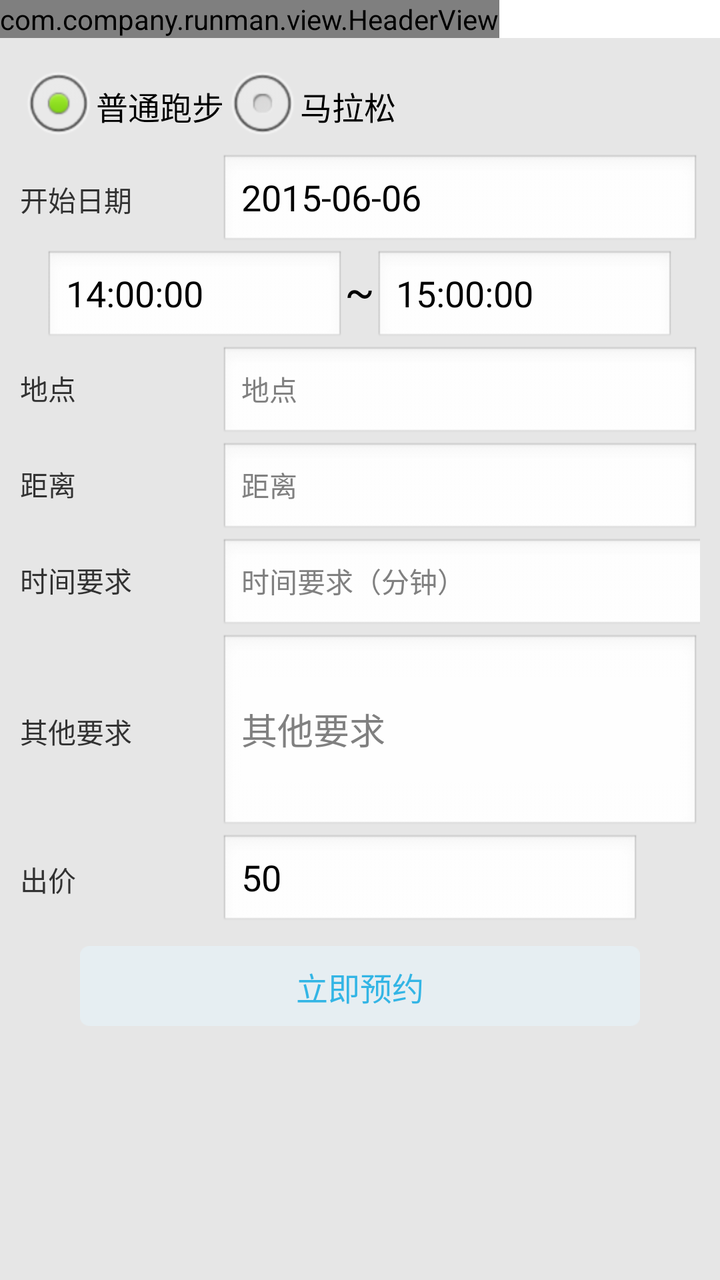
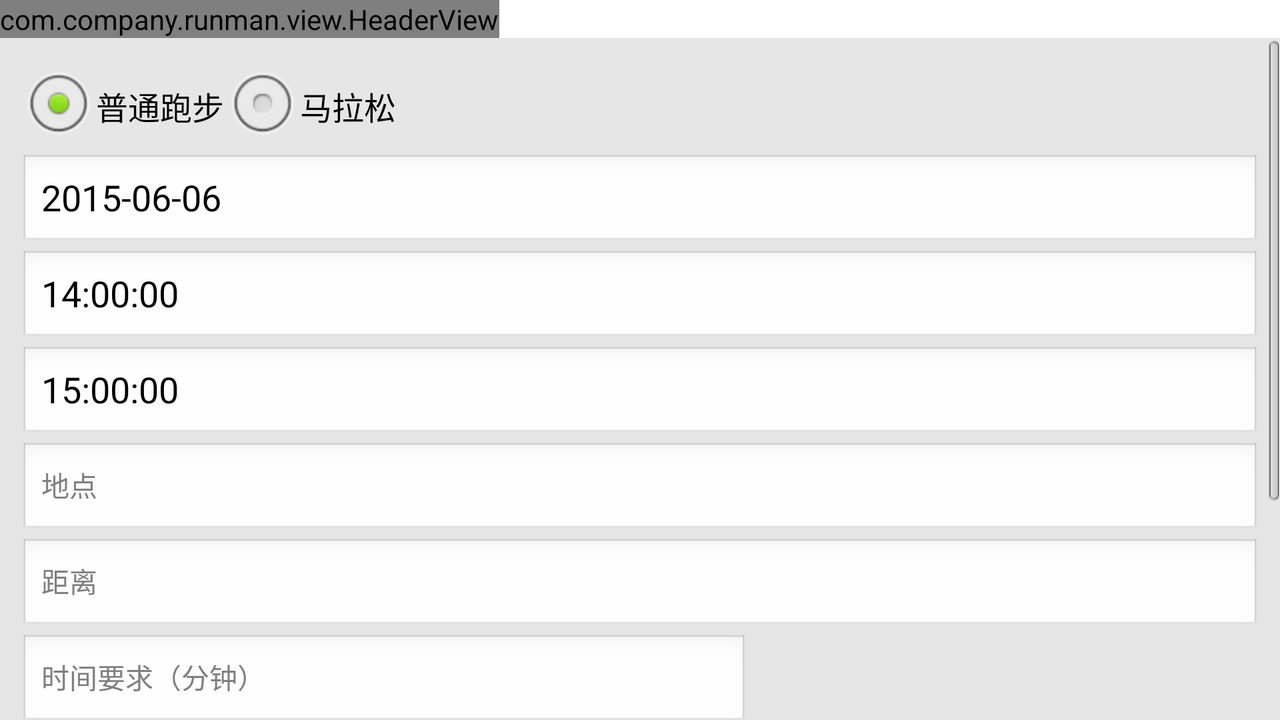

An Android layout and its configuration variant, each rendered on a device that would load it. The default file and the variant file are quoted in full after the pictures.
<!-- AndroidManifest.xml: application theme AppTheme -->
<!-- res/layout/training_plan_edit_layout.xml -->
<?xml version="1.0" encoding="utf-8"?>
<LinearLayout xmlns:android="http://schemas.android.com/apk/res/android"
              android:orientation="vertical"
              android:layout_width="match_parent"
              android:layout_height="match_parent">
    <com.company.runman.view.HeaderView android:layout_width="wrap_content"
                                           android:layout_height="wrap_content"/>
    <ScrollView android:layout_width="match_parent"
                android:layout_height="match_parent"
                android:background="@color/monitor_bg_color">
        <LinearLayout style="@style/CommonBackgroundStyle">
            <RadioGroup
                    android:layout_width="fill_parent"
                    android:layout_height="wrap_content" android:orientation="horizontal"
                    android:layout_gravity="center_horizontal">
                <RadioButton
                        android:layout_width="wrap_content"
                        android:layout_height="wrap_content"
                        android:text="普通跑步"
                        android:id="@+id/exercise_mode1" android:checked="true"/>
                <RadioButton
                        android:layout_width="wrap_content"
                        android:layout_height="wrap_content"
                        android:text="马拉松"
                        android:id="@+id/exercise_mode2"/>
            </RadioGroup>
        <LinearLayout
                android:orientation="horizontal"
                android:layout_width="fill_parent"
                android:layout_height="fill_parent">
            <TextView
                    android:layout_width="100dp"
                    android:layout_height="wrap_content"
                    android:textAppearance="?android:attr/textAppearanceSmall"
                    android:text="开始日期"
                    />
            <EditText
                    android:layout_width="fill_parent"
                    android:layout_height="wrap_content"
                    android:inputType="time"
                    android:ems="10"
                    android:id="@+id/start_date" android:editable="true" android:enabled="true" android:focusable="true"
                    android:hint="开始日期" android:text="2015-06-06"/>
</LinearLayout>

            <LinearLayout
                    android:orientation="horizontal"
                    android:layout_width="wrap_content"
                    android:layout_height="fill_parent" android:layout_gravity="center_horizontal">
                <EditText
                    android:layout_width="150dp"
                    android:layout_height="wrap_content"
                    android:inputType="time"
                    android:ems="10"
                    android:id="@+id/start_time" android:editable="true" android:enabled="true" android:focusable="true"
                    android:hint="开始时间" android:text="14:00:00"/>
                <TextView
                        android:layout_width="wrap_content"
                        android:layout_height="wrap_content"
                        android:textAppearance="?android:attr/textAppearanceLarge"
                        android:text="~"
                        android:id="@+id/textView2"/>
                <EditText
                        android:layout_width="150dp"
                        android:layout_height="wrap_content"
                        android:inputType="time"
                        android:ems="10"
                        android:id="@+id/end_time" android:editable="true" android:enabled="true" android:focusable="true"
                        android:hint="结束时间" android:text="15:00:00"/>
            </LinearLayout>

        <LinearLayout
                android:orientation="horizontal"
                android:layout_width="fill_parent"
                android:layout_height="fill_parent">
            <TextView
                    android:layout_width="100dp"
                    android:layout_height="wrap_content"
                    android:textAppearance="?android:attr/textAppearanceSmall"
                    android:text="地点"
                    />
            <EditText style="@style/RegisterEditTextViewStyle"
                      android:id="@+id/place"
                      android:hint="地点"/>
</LinearLayout>
            <LinearLayout
                    android:orientation="horizontal"
                    android:layout_width="fill_parent"
                    android:id="@+id/runKM_layout"
                    android:layout_height="fill_parent">
                <TextView
                        android:layout_width="100dp"
                        android:layout_height="wrap_content"
                        android:textAppearance="?android:attr/textAppearanceSmall"
                        android:text="距离"
                        />
                <EditText style="@style/RegisterEditTextViewStyle"
                          android:id="@+id/runKM"
                          android:hint="距离" android:inputType="number"/>

            </LinearLayout>



            <LinearLayout
                    android:id="@+id/run_times_layout"
                    android:orientation="horizontal"
                    android:layout_width="fill_parent"
                    android:layout_height="fill_parent">
                <TextView
                        android:layout_width="100dp"
                        android:layout_height="wrap_content"
                        android:textAppearance="?android:attr/textAppearanceSmall"
                        android:text="时间要求"
                        />
                <EditText style="@style/RegisterEditTextViewStyle"
                          android:id="@+id/run_times"
                          android:hint="时间要求（分钟）" android:layout_width="364dp" android:inputType="number"/>
            </LinearLayout>



            <LinearLayout
                    android:orientation="horizontal"
                    android:layout_width="fill_parent"
                    android:layout_height="fill_parent">
                <TextView
                        android:layout_width="100dp"
                        android:layout_height="wrap_content"
                        android:textAppearance="?android:attr/textAppearanceSmall"
                        android:text="其他要求"
                        />
                <EditText
                        android:layout_width="fill_parent"
                        android:layout_height="100dp"
                        android:inputType="textMultiLine"
                        android:ems="10"
                        android:id="@+id/context" android:hint="其他要求" android:maxLines="10"/>
            </LinearLayout>

            <LinearLayout
                    android:orientation="horizontal"
                    android:layout_width="fill_parent"
                    android:layout_height="fill_parent">
                <TextView
                        android:layout_width="100dp"
                        android:layout_height="wrap_content"
                        android:textAppearance="?android:attr/textAppearanceSmall"
                        android:text="出价"
                        android:id="@+id/textView"/>
                <EditText
                        android:layout_width="wrap_content"
                        android:layout_height="wrap_content"
                        android:inputType="numberDecimal"
                        android:ems="10"
                        android:id="@+id/price" android:editable="true" android:enabled="true" android:text="50"
                        android:hint="出价"/>
            </LinearLayout>
            <TextView
                    android:text="立即预约"
                    android:id="@+id/save_btn" android:clickable="true" android:layout_width="fill_parent"
                      style="@style/CommonButtonStyle"/>
        </LinearLayout>
    </ScrollView>
    <ImageView
            android:layout_width="wrap_content"
            android:layout_height="wrap_content"
            android:id="@+id/imageView" android:layout_gravity="center_horizontal"/>
</LinearLayout>
<!-- resources referenced by this layout -->
<resources>
  <color name="monitor_bg_color">#e6e6e6</color>
  <style name="CommonBackgroundStyle">
          <item name="android:layout_width">match_parent</item>
          <item name="android:layout_height">match_parent</item>
          <item name="android:padding">10dp</item>
          <item name="android:background">@color/monitor_bg_color</item>
          <item name="android:orientation">vertical</item>
      </style>
  <style name="CommonButtonStyle">
          <item name="android:layout_width">match_parent</item>
          <item name="android:layout_height">@dimen/login_btn_height</item>
          <item name="android:layout_marginLeft">@dimen/login_username_margin_left</item>
          <item name="android:layout_marginRight">@dimen/login_username_margin_right</item>
          <item name="android:layout_marginTop">@dimen/login_register_btn_margin_top</item>
          <item name="android:layout_gravity">center_horizontal</item>
          <item name="android:gravity">center</item>
          <item name="android:textColor">@drawable/login_btn_text_selector</item>
          <item name="android:background">@drawable/login_btn_selector</item>
          <item name="android:textSize">@dimen/login_btn_text_size</item>
      </style>
  <style name="RegisterEditTextViewStyle">
          <item name="android:layout_width">match_parent</item>
          <item name="android:layout_height">wrap_content</item>
          <item name="android:textSize">14sp</item>
          <item name="android:singleLine">true</item>
          <item name="android:textColor">@color/black</item>
      </style>
  <style name="AppTheme" parent="AppBaseTheme">
          
          <item name="android:screenOrientation">portrait</item>
          
      </style>
  <dimen name="login_btn_height">40dip</dimen>
  <dimen name="login_username_margin_left">30dip</dimen>
  <dimen name="login_username_margin_right">30dip</dimen>
  <dimen name="login_register_btn_margin_top">8dip</dimen>
  <!-- drawable login_btn_text_selector (drawable) -->
  <?xml version="1.0" encoding="utf-8"?>
  <selector xmlns:android="http://schemas.android.com/apk/res/android">
      <item android:state_pressed="true" android:color="#ffffffff"/>
      <item android:state_focused="true" android:color="#ffffffff"/>
      <item android:color="#ff33b5e5"/>
  </selector>
  <!-- drawable login_btn_selector (drawable) -->
  <?xml version="1.0" encoding="utf-8"?>
  <selector xmlns:android="http://schemas.android.com/apk/res/android">
      <item android:state_focused="true" android:drawable="@drawable/login_reg_btn_bg_pressed"/>
      <item android:state_pressed="true" android:drawable="@drawable/login_reg_btn_bg_pressed"/>
      <item android:drawable="@drawable/login_reg_btn_bg"/>
  </selector>
  <dimen name="login_btn_text_size">16sp</dimen>
  <color name="black">#000000</color>
  <style name="AppBaseTheme" parent="android:Theme.Light.NoTitleBar">
          <item name="android:windowBackground">@android:color/transparent</item>
      </style>
  <!-- drawable login_reg_btn_bg_pressed: png bitmap (drawable-xhdpi, 3397 bytes) -->
  <!-- drawable login_reg_btn_bg: png bitmap (drawable-xhdpi, 3523 bytes) -->
</resources>
<!-- res/layout-land/training_plan_edit_layout.xml (the repository's variant of the layout above) -->
<!-- drawn on the phone turned sideways -->
<?xml version="1.0" encoding="utf-8"?>
<LinearLayout xmlns:android="http://schemas.android.com/apk/res/android"
              android:orientation="vertical"
              android:layout_width="match_parent"
              android:layout_height="match_parent">
    <com.company.runman.view.HeaderView android:layout_width="wrap_content"
                                           android:layout_height="wrap_content"/>
    <ScrollView android:layout_width="match_parent"
                android:layout_height="match_parent"
                android:background="@color/monitor_bg_color">
        <LinearLayout style="@style/CommonBackgroundStyle">
            <RadioGroup
                    android:layout_width="fill_parent"
                    android:layout_height="wrap_content" android:orientation="horizontal">
                <RadioButton
                        android:layout_width="wrap_content"
                        android:layout_height="wrap_content"
                        android:text="普通跑步"
                        android:id="@+id/exercise_mode1" android:checked="true"/>
                <RadioButton
                        android:layout_width="wrap_content"
                        android:layout_height="wrap_content"
                        android:text="马拉松"
                        android:id="@+id/exercise_mode2"/>
            </RadioGroup>
            <EditText
                    android:layout_width="fill_parent"
                    android:layout_height="wrap_content"
                    android:inputType="time"
                    android:ems="10"
                    android:id="@+id/start_date" android:editable="true" android:enabled="true" android:focusable="true"
                    android:hint="开始日期" android:text="2015-06-06"/>
            <EditText
                    android:layout_width="fill_parent"
                    android:layout_height="wrap_content"
                    android:inputType="time"
                    android:ems="10"
                    android:id="@+id/start_time" android:editable="true" android:enabled="true" android:focusable="true"
                    android:hint="开始时间" android:text="14:00:00"/>
            <EditText
                    android:layout_width="fill_parent"
                    android:layout_height="wrap_content"
                    android:inputType="time"
                    android:ems="10"
                    android:id="@+id/end_time" android:editable="true" android:enabled="true" android:focusable="true"
                    android:hint="结束时间" android:text="15:00:00"/>
            <EditText style="@style/RegisterEditTextViewStyle"
                      android:id="@+id/place"
                      android:hint="地点"/>
            <EditText style="@style/RegisterEditTextViewStyle"
                      android:id="@+id/runKM"
                      android:hint="距离"/>
            <EditText style="@style/RegisterEditTextViewStyle"
                      android:id="@+id/run_times"
                      android:hint="时间要求（分钟）" android:layout_width="364dp"/>
            <EditText
                    android:layout_width="fill_parent"
                    android:layout_height="wrap_content"
                    android:inputType="textMultiLine"
                    android:ems="10"
                    android:id="@+id/context" android:hint="其他要求"/>
            <LinearLayout
                    android:orientation="horizontal"
                    android:layout_width="fill_parent"
                    android:layout_height="fill_parent">
                <TextView
                        android:layout_width="wrap_content"
                        android:layout_height="wrap_content"
                        android:textAppearance="?android:attr/textAppearanceSmall"
                        android:text="出价"
                        android:id="@+id/textView"/>
                <EditText
                        android:layout_width="wrap_content"
                        android:layout_height="wrap_content"
                        android:inputType="numberDecimal"
                        android:ems="10"
                        android:id="@+id/price" android:editable="true" android:enabled="true" android:text="50"
                        android:hint="出价"/>
            </LinearLayout>
            <TextView
                    android:text="保存"
                    android:id="@+id/save_btn" android:clickable="true" android:layout_width="fill_parent"
                      style="@style/CommonButtonStyle"/>
        </LinearLayout>
    </ScrollView>
    <ImageView
            android:layout_width="wrap_content"
            android:layout_height="wrap_content"
            android:id="@+id/imageView" android:layout_gravity="center_horizontal"/>
</LinearLayout>
